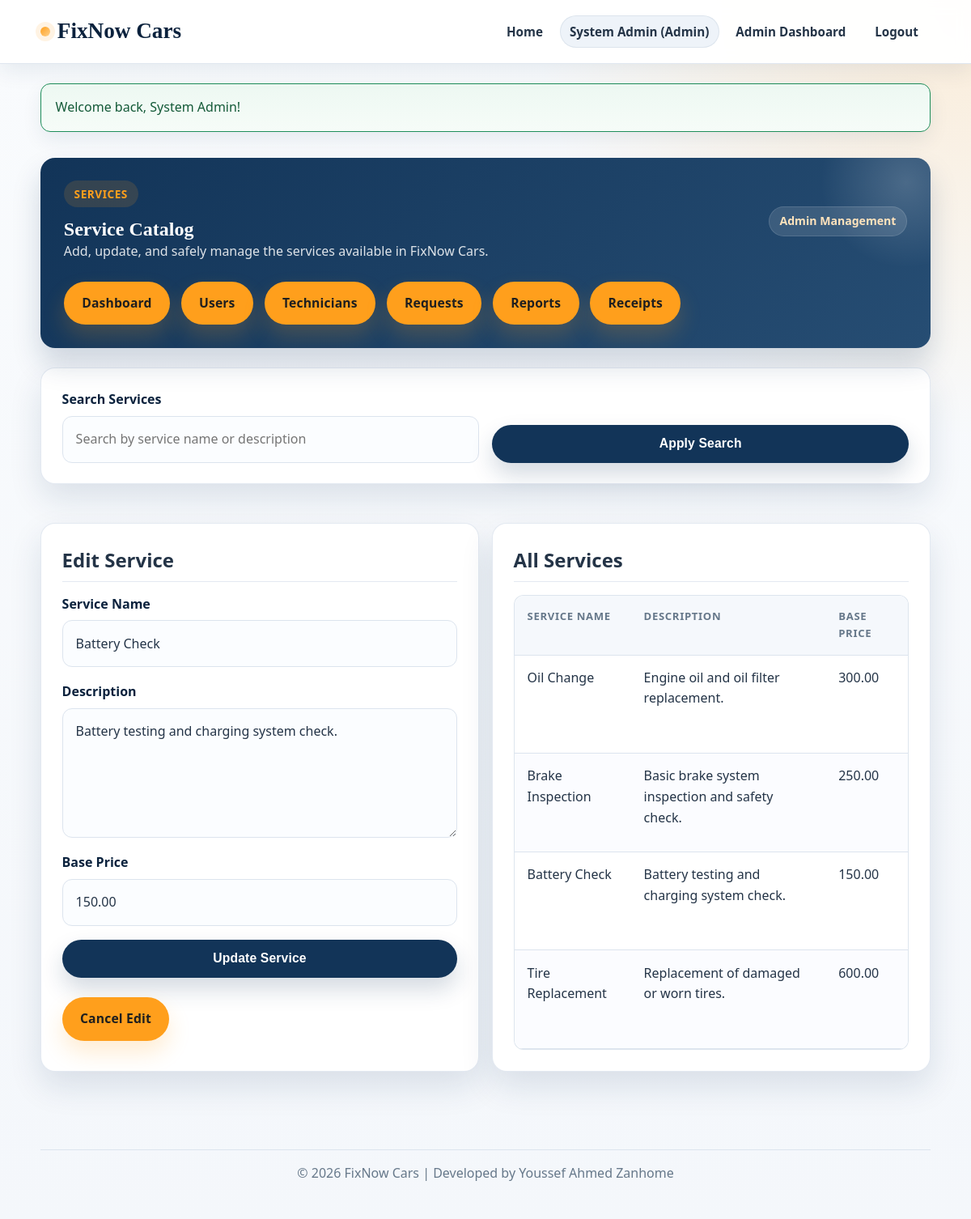
Screenshot of /admin/services.php?edit=3 (signed in) with the database file from the repository.
### tables this page shows
CREATE TABLE services (
    id INT AUTO_INCREMENT PRIMARY KEY,
    service_name VARCHAR(100) NOT NULL UNIQUE,
    description TEXT DEFAULT NULL,
    base_price DECIMAL(10,2) NOT NULL DEFAULT 0.00,
    created_at TIMESTAMP DEFAULT CURRENT_TIMESTAMP
);

### admin/services.php (the view, shortened to what this page needs)
<?php
require_once __DIR__ . '/../includes/functions.php';
require_once __DIR__ . '/../config/db.php';
$pageError = '';
$services = [];
$editServiceId = isset($_GET['edit']) ? (int) $_GET['edit'] : 0;
$searchTerm = normalize_search_term($_GET['q'] ?? '', 100);
$serviceName = '';
$description = '';
$basePrice = '';
if ($db === null) {
    $pageError = $dbConnectionError ?? 'Database connection is not available.';
} else {
    if ($editServiceId > 0 && !is_post_request()) {
        $editStatement = $db->prepare('SELECT service_name, description, base_price FROM services WHERE id = ? LIMIT 1');
        if ($editStatement === false) {
            $pageError = 'Unable to load the selected service.';
        } else {
            $editStatement->bind_param('i', $editServiceId);
            $editStatement->execute();
            $editStatement->store_result();
            $editStatement->bind_result($savedServiceName, $savedDescription, $savedBasePrice);
            $serviceName = $savedServiceName;
            $description = $savedDescription ?? '';
            $basePrice = (string) $savedBasePrice;
        }
    }
    if ($pageError === '') {
        if ($searchTerm === '') {
            $servicesStatement = $db->prepare(
                'SELECT id, service_name, description, base_price, created_at
                 FROM services
                 ORDER BY created_at DESC'
            );
            if ($servicesStatement === false) {
                $pageError = 'Unable to load services.';
            } else {
                $servicesStatement->execute();
            }
        }
        if ($pageError === '') {
            $servicesStatement->bind_result($id, $loadedServiceName, $loadedDescription, $loadedBasePrice, $createdAt);
            while ($servicesStatement->fetch()) {
                $services[] = [
                    'id' => $id,
                    'service_name' => $loadedServiceName,
                    'description' => $loadedDescription,
                    'base_price' => $loadedBasePrice,
                    'created_at' => $createdAt,
                ];
            }
        }
    }
}
$formTitle = $editServiceId > 0 ? 'Edit Service' : 'Add Service';
$submitLabel = $editServiceId > 0 ? 'Update Service' : 'Add Service';
?>
<?php include __DIR__ . '/../includes/header.php'; ?>
<?php include __DIR__ . '/../includes/navbar.php'; ?>
<main class="container">
    <section class="page-banner">
        <div class="dashboard-header">
            <div>
                <span class="section-tag">Services</span>
                <h1>Service Catalog</h1>
                <p>Add, update, and safely manage the services available in FixNow Cars.</p>
            </div>
            <span class="status-pill">Admin Management</span>
        </div>
        <div class="dashboard-actions">
            <a class="btn btn-secondary" href="index.php">Dashboard</a>
            <a class="btn btn-secondary" href="users.php">Users</a>
            <a class="btn btn-secondary" href="technicians.php">Technicians</a>
            <a class="btn btn-secondary" href="requests.php">Requests</a>
            <a class="btn btn-secondary" href="reports.php">Reports</a>
            <a class="btn btn-secondary" href="receipts.php">Receipts</a>
        </div>
    </section>
    <?php if ($pageError !== ''): ?>
        <div class="flash-message flash-error">
            <p><?php echo escape($pageError); ?></p>
        </div>
    <?php else: ?>
        <section class="content-card">
            <form class="auth-form" action="services.php" method="get">
                <div class="form-grid">
                    <div class="form-group">
                        <label for="q">Search Services</label>
                        <input type="text" id="q" name="q" value="<?php echo escape($searchTerm); ?>" placeholder="Search by service name or description">
                    </div>
                    <div class="form-group">
                        <label>&nbsp;</label>
                        <button class="btn" type="submit">Apply Search</button>
                    </div>
                </div>
            </form>
        </section>
        <section class="detail-grid">
            <article class="content-card">
                <h2><?php echo escape($formTitle); ?></h2>
                <form class="auth-form" action="services.php<?php echo $editServiceId > 0 ? '?edit=' . (int) $editServiceId . ($searchTerm !== '' ? '&q=' . urlencode($searchTerm) : '') : ($searchTerm !== '' ? '?q=' . urlencode($searchTerm) : ''); ?>" method="post">
                    <div class="form-group">
                        <label for="service_name">Service Name</label>
                        <input type="text" id="service_name" name="service_name" value="<?php echo escape($serviceName); ?>" required>
                    </div>
                    <div class="form-group">
                        <label for="description">Description</label>
                        <textarea id="description" name="description" rows="5" required><?php echo escape($description); ?></textarea>
                    </div>
                    <div class="form-group">
                        <label for="base_price">Base Price</label>
                        <input type="number" step="0.01" min="0" id="base_price" name="base_price" value="<?php echo escape($basePrice); ?>" required>
                    </div>
                    <button class="btn full-width" type="submit"><?php echo escape($submitLabel); ?></button>
                </form>
                <?php if ($editServiceId > 0): ?>
                    <div class="dashboard-actions">
                        <a class="btn btn-secondary" href="services.php<?php echo $searchTerm !== '' ? '?q=' . urlencode($searchTerm) : ''; ?>">Cancel Edit</a>
                    </div>
                <?php endif; ?>
            </article>
            <article class="content-card">
                <h2>All Services</h2>
                <?php if (empty($services)): ?>
                    <div class="empty-state">
                        <p><?php echo escape($searchTerm !== '' ? 'No services match the current search.' : 'No services exist yet. Add the first one using the form.'); ?></p>
                    </div>
                <?php else: ?>
                    <div class="table-wrapper">
                        <table class="data-table">
                            <thead>
                                <tr>
                                    <th>Service Name</th>
                                    <th>Description</th>
                                    <th>Base Price</th>
                                    <th>Created At</th>
                                </tr>
                            </thead>
                            <tbody>
                                <?php foreach ($services as $service): ?>
                                    <tr>
                                        <td><?php echo escape($service['service_name']); ?></td>
                                        <td><?php echo escape($service['description'] !== null ? $service['description'] : 'No description'); ?></td>
                                        <td><?php echo escape(number_format((float) $service['base_price'], 2)); ?></td>
                                        <td><?php echo escape(date('Y-m-d', strtotime($service['created_at']))); ?></td>
                                    </tr>
                                <?php endforeach; ?>
                            </tbody>
                        </table>
                    </div>
                <?php endif; ?>
            </article>
        </section>
    <?php endif; ?>
</main>
<?php include __DIR__ . '/../includes/footer.php'; ?>

### rows the page displays
services: service_name "Battery Check", description "Battery testing and charging system check.", base_price "150.00"
services: service_name "Oil Change", description "Engine oil and oil filter replacement.", base_price "300.00"
services: service_name "Brake Inspection", description "Basic brake system inspection and safety check.", base_price "250.00"
services: service_name "Tire Replacement", description "Replacement of damaged or worn tires.", base_price "600.00"

### other values shown
current_user_name() "System Admin"
format_label(current_user_role()) "Admin"
$dashboardLabel "Admin Dashboard"
$message "Welcome back, System Admin!"
$formTitle "Edit Service"
$submitLabel "Update Service"
